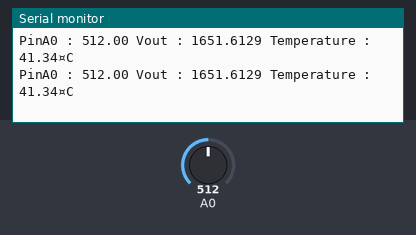
Recording of a sketch running on a simulated Arduino Uno, built with avr-gcc and run on an emulated ATmega328P. On the bench: the last lines printed to the serial monitor. Inputs (shaded band) come from the test bench; at power-on: A0 = 512.

Above: at 1.8 s.
1.9 s: A0 set to 716
At 2.8 s:
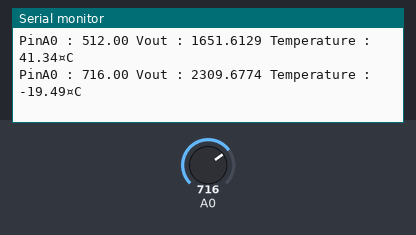
3.4 s: A0 set to 900
At 4.5 s:
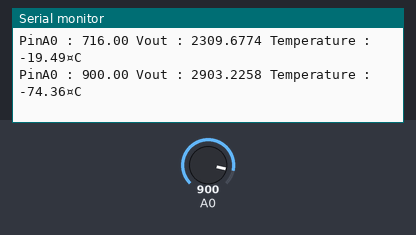
Timing chart, 0 to 6.4 s (numbered marks = the images above; inputs shaded):
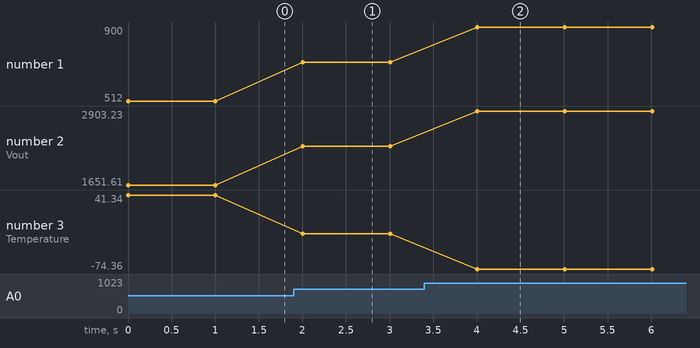

The sketch:

temperature.ino
```cpp
float PinA0 = 0; /* range from 0 to 1023 */
                 /* voltage generate from 0 - 3.3v for Udoo Neo */
                 /* so 1 voltage = 0.31 (range of output) */
float Vout = 0;
float Temp = 0;

void setup()
{
  Serial.begin(9600);
}

void loop()
{
  PinA0 = analogRead(A0);
  Vout = PinA0 / 0.31;

  Temp = (Vout - 2098.84)/-10.817; /* range of temperature -10¤C to 50¤C */
                                   /* Caculated by equation V - V1 = (V2-V1)/(T2-T1)*(T-T1)  */
  Serial.print("PinA0 : ");
  Serial.print(PinA0);
  Serial.print(" Vout : ");
  Serial.print(Vout, 4);
  Serial.print(" Temperature : ");
  Serial.print(Temp);
  Serial.print("¤C");
  Serial.println();
  delay(1000);
}
```

Measured:
- after the input at 1.9 s, the serial monitor: prints a new line after 0.10 s (image 1)
- after the input at 3.4 s, the serial monitor: prints a new line after 0.61 s (image 2)
- plotted number 1: 512 → 716 after the input at 1.9 s, 716 → 900 after the input at 3.4 s
- plotted number 2: 1651.61 → 2309.68 after the input at 1.9 s, 2309.68 → 2903.23 after the input at 3.4 s
- plotted number 3: 41.34 → -19.49 after the input at 1.9 s, -19.49 → -74.36 after the input at 3.4 s
